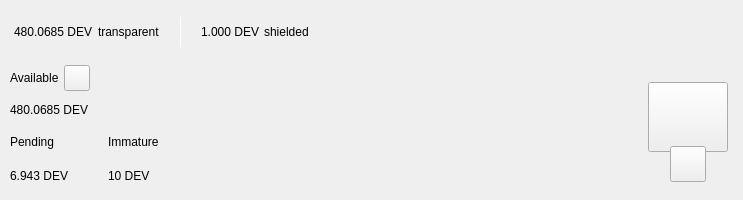
<?xml version="1.0" encoding="UTF-8"?>
<ui version="4.0">
 <class>TopBar</class>
 <widget class="QWidget" name="TopBar">
  <property name="geometry">
   <rect>
    <x>0</x>
    <y>0</y>
    <width>734</width>
    <height>200</height>
   </rect>
  </property>
  <property name="minimumSize">
   <size>
    <width>0</width>
    <height>200</height>
   </size>
  </property>
  <property name="maximumSize">
   <size>
    <width>16777215</width>
    <height>200</height>
   </size>
  </property>
  <property name="windowTitle">
   <string>Form</string>
  </property>
  <layout class="QVBoxLayout" name="verticalLayout_10" stretch="0">
   <property name="spacing">
    <number>0</number>
   </property>
   <property name="leftMargin">
    <number>0</number>
   </property>
   <property name="topMargin">
    <number>0</number>
   </property>
   <property name="rightMargin">
    <number>0</number>
   </property>
   <property name="bottomMargin">
    <number>0</number>
   </property>
   <item>
    <widget class="PFBorderImage" name="containerTop">
     <layout class="QVBoxLayout" name="verticalLayout_11">
      <property name="spacing">
       <number>0</number>
      </property>
      <property name="leftMargin">
       <number>0</number>
      </property>
      <property name="topMargin">
       <number>0</number>
      </property>
      <property name="rightMargin">
       <number>0</number>
      </property>
      <property name="bottomMargin">
       <number>0</number>
      </property>
      <item>
       <widget class="QWidget" name="top_container_2" native="true">
        <property name="minimumSize">
         <size>
          <width>0</width>
          <height>65</height>
         </size>
        </property>
        <layout class="QHBoxLayout" name="top_container">
         <property name="spacing">
          <number>0</number>
         </property>
         <property name="leftMargin">
          <number>14</number>
         </property>
         <property name="topMargin">
          <number>0</number>
         </property>
         <property name="rightMargin">
          <number>14</number>
         </property>
         <property name="bottomMargin">
          <number>0</number>
         </property>
         <item alignment="Qt::AlignVCenter">
          <widget class="QWidget" name="widgetTopAmount" native="true">
           <property name="sizePolicy">
            <sizepolicy hsizetype="Preferred" vsizetype="Maximum">
             <horstretch>0</horstretch>
             <verstretch>0</verstretch>
            </sizepolicy>
           </property>
           <layout class="QHBoxLayout" name="horizontalLayout_5">
            <property name="spacing">
             <number>5</number>
            </property>
            <property name="leftMargin">
             <number>0</number>
            </property>
            <property name="topMargin">
             <number>0</number>
            </property>
            <property name="rightMargin">
             <number>0</number>
            </property>
            <property name="bottomMargin">
             <number>0</number>
            </property>
            <item alignment="Qt::AlignTop">
             <widget class="QLabel" name="labelAmountTopDeviant">
              <property name="minimumSize">
               <size>
                <width>0</width>
                <height>36</height>
               </size>
              </property>
              <property name="styleSheet">
               <string notr="true">padding:0px;margin:0px;</string>
              </property>
              <property name="text">
               <string notr="true">480.0685 DEV</string>
              </property>
             </widget>
            </item>
            <item>
             <widget class="QLabel" name="labelTrans">
              <property name="text">
               <string>transparent</string>
              </property>
             </widget>
            </item>
            <item>
             <spacer name="horizontalSpacer_11">
              <property name="orientation">
               <enum>Qt::Horizontal</enum>
              </property>
              <property name="sizeType">
               <enum>QSizePolicy::Fixed</enum>
              </property>
              <property name="sizeHint" stdset="0">
               <size>
                <width>15</width>
                <height>20</height>
               </size>
              </property>
             </spacer>
            </item>
            <item alignment="Qt::AlignVCenter">
             <widget class="QLabel" name="typeSpacerTop">
              <property name="minimumSize">
               <size>
                <width>1</width>
                <height>30</height>
               </size>
              </property>
              <property name="maximumSize">
               <size>
                <width>1</width>
                <height>30</height>
               </size>
              </property>
              <property name="styleSheet">
               <string notr="true">background-color:white;
padding:0px;
border:none;</string>
              </property>
              <property name="text">
               <string/>
              </property>
             </widget>
            </item>
            <item>
             <spacer name="horizontalSpacer_12">
              <property name="orientation">
               <enum>Qt::Horizontal</enum>
              </property>
              <property name="sizeType">
               <enum>QSizePolicy::Fixed</enum>
              </property>
              <property name="sizeHint" stdset="0">
               <size>
                <width>15</width>
                <height>20</height>
               </size>
              </property>
             </spacer>
            </item>
            <item alignment="Qt::AlignTop">
             <widget class="QLabel" name="labelAmountTopShieldedDeviant">
              <property name="minimumSize">
               <size>
                <width>0</width>
                <height>36</height>
               </size>
              </property>
              <property name="text">
               <string notr="true">1.000 DEV</string>
              </property>
             </widget>
            </item>
            <item>
             <widget class="QLabel" name="labelShield">
              <property name="text">
               <string>shielded</string>
              </property>
             </widget>
            </item>
           </layout>
          </widget>
         </item>
         <item>
          <spacer name="horizontalSpacer">
           <property name="orientation">
            <enum>Qt::Horizontal</enum>
           </property>
           <property name="sizeHint" stdset="0">
            <size>
             <width>40</width>
             <height>20</height>
            </size>
           </property>
          </spacer>
         </item>
         <item>
          <layout class="QHBoxLayout" name="horizontalLayout_4">
           <property name="spacing">
            <number>12</number>
           </property>
           <property name="rightMargin">
            <number>0</number>
           </property>
           <item alignment="Qt::AlignRight">
            <widget class="QWidget" name="layoutSync" native="true">
             <property name="minimumSize">
              <size>
               <width>0</width>
               <height>36</height>
              </size>
             </property>
             <property name="maximumSize">
              <size>
               <width>16777215</width>
               <height>36</height>
              </size>
             </property>
             <layout class="QVBoxLayout" name="verticalLayout_9">
              <property name="leftMargin">
               <number>0</number>
              </property>
              <property name="topMargin">
               <number>0</number>
              </property>
              <property name="rightMargin">
               <number>0</number>
              </property>
              <property name="bottomMargin">
               <number>0</number>
              </property>
              <item>
               <widget class="ExpandableButton" name="pushButtonSync" native="true">
                <property name="minimumSize">
                 <size>
                  <width>36</width>
                  <height>36</height>
                 </size>
                </property>
                <property name="maximumSize">
                 <size>
                  <width>16777215</width>
                  <height>36</height>
                 </size>
                </property>
               </widget>
              </item>
             </layout>
            </widget>
           </item>
           <item>
            <widget class="ExpandableButton" name="pushButtonHDUpgrade" native="true">
             <property name="minimumSize">
              <size>
               <width>36</width>
               <height>36</height>
              </size>
             </property>
            </widget>
           </item>
           <item>
            <widget class="ExpandableButton" name="pushButtonStack" native="true">
             <property name="minimumSize">
              <size>
               <width>36</width>
               <height>36</height>
              </size>
             </property>
            </widget>
           </item>
           <item>
            <widget class="ExpandableButton" name="pushButtonColdStaking" native="true">
             <property name="minimumSize">
              <size>
               <width>36</width>
               <height>36</height>
              </size>
             </property>
            </widget>
           </item>
           <item>
            <widget class="ExpandableButton" name="pushButtonConnection" native="true">
             <property name="minimumSize">
              <size>
               <width>36</width>
               <height>36</height>
              </size>
             </property>
            </widget>
           </item>
           <item>
            <widget class="ExpandableButton" name="pushButtonTor" native="true">
             <property name="minimumSize">
              <size>
               <width>36</width>
               <height>36</height>
              </size>
             </property>
            </widget>
           </item>
           <item>
            <widget class="ExpandableButton" name="pushButtonLock" native="true">
             <property name="sizePolicy">
              <sizepolicy hsizetype="Expanding" vsizetype="Expanding">
               <horstretch>0</horstretch>
               <verstretch>0</verstretch>
              </sizepolicy>
             </property>
             <property name="minimumSize">
              <size>
               <width>36</width>
               <height>0</height>
              </size>
             </property>
            </widget>
           </item>
           <item>
            <widget class="ExpandableButton" name="pushButtonTheme" native="true">
             <property name="minimumSize">
              <size>
               <width>36</width>
               <height>36</height>
              </size>
             </property>
             <property name="maximumSize">
              <size>
               <width>16777215</width>
               <height>36</height>
              </size>
             </property>
            </widget>
           </item>
           <item>
            <widget class="ExpandableButton" name="pushButtonFAQ" native="true">
             <property name="minimumSize">
              <size>
               <width>36</width>
               <height>36</height>
              </size>
             </property>
            </widget>
           </item>
          </layout>
         </item>
        </layout>
       </widget>
      </item>
      <item>
       <widget class="QWidget" name="bottom_container" native="true">
        <property name="minimumSize">
         <size>
          <width>0</width>
          <height>135</height>
         </size>
        </property>
        <layout class="QHBoxLayout" name="botton_container">
         <property name="leftMargin">
          <number>10</number>
         </property>
         <property name="topMargin">
          <number>0</number>
         </property>
         <property name="rightMargin">
          <number>10</number>
         </property>
         <property name="bottomMargin">
          <number>10</number>
         </property>
         <item>
          <layout class="QVBoxLayout" name="verticalLayout_7">
           <property name="spacing">
            <number>0</number>
           </property>
           <property name="leftMargin">
            <number>0</number>
           </property>
           <property name="rightMargin">
            <number>30</number>
           </property>
           <item>
            <layout class="QVBoxLayout" name="verticalLayout_2">
             <item>
              <layout class="QHBoxLayout" name="horizontalLayoutContainerAvailable">
               <property name="spacing">
                <number>5</number>
               </property>
               <item>
                <widget class="QLabel" name="labelTitle1">
                 <property name="text">
                  <string>Available</string>
                 </property>
                </widget>
               </item>
               <item>
                <widget class="QPushButton" name="pushButtonBalanceInfo">
                 <property name="minimumSize">
                  <size>
                   <width>26</width>
                   <height>26</height>
                  </size>
                 </property>
                 <property name="maximumSize">
                  <size>
                   <width>26</width>
                   <height>26</height>
                  </size>
                 </property>
                 <property name="mouseTracking">
                  <bool>true</bool>
                 </property>
                 <property name="focusPolicy">
                  <enum>Qt::NoFocus</enum>
                 </property>
                 <property name="text">
                  <string notr="true"/>
                 </property>
                 <property name="iconSize">
                  <size>
                   <width>24</width>
                   <height>24</height>
                  </size>
                 </property>
                 <property name="shortcut">
                  <string notr="true"/>
                 </property>
                </widget>
               </item>
               <item>
                <spacer name="horizontalSpacer_4">
                 <property name="orientation">
                  <enum>Qt::Horizontal</enum>
                 </property>
                 <property name="sizeType">
                  <enum>QSizePolicy::MinimumExpanding</enum>
                 </property>
                 <property name="sizeHint" stdset="0">
                  <size>
                   <width>20</width>
                   <height>20</height>
                  </size>
                 </property>
                </spacer>
               </item>
              </layout>
             </item>
             <item>
              <widget class="QLabel" name="labelAmountDeviant">
               <property name="text">
                <string notr="true">480.0685 DEV</string>
               </property>
              </widget>
             </item>
            </layout>
           </item>
           <item>
            <widget class="QWidget" name="container_imm_pend" native="true">
             <layout class="QHBoxLayout" name="horizontalLayout_2">
              <property name="spacing">
               <number>0</number>
              </property>
              <property name="leftMargin">
               <number>0</number>
              </property>
              <property name="topMargin">
               <number>0</number>
              </property>
              <property name="rightMargin">
               <number>0</number>
              </property>
              <property name="bottomMargin">
               <number>0</number>
              </property>
              <item alignment="Qt::AlignLeft">
               <widget class="QWidget" name="container_pending" native="true">
                <property name="sizePolicy">
                 <sizepolicy hsizetype="Minimum" vsizetype="Preferred">
                  <horstretch>0</horstretch>
                  <verstretch>0</verstretch>
                 </sizepolicy>
                </property>
                <layout class="QVBoxLayout" name="verticalLayout_3">
                 <property name="leftMargin">
                  <number>0</number>
                 </property>
                 <property name="topMargin">
                  <number>0</number>
                 </property>
                 <property name="rightMargin">
                  <number>0</number>
                 </property>
                 <property name="bottomMargin">
                  <number>0</number>
                 </property>
                 <item>
                  <widget class="QLabel" name="labelTitle3">
                   <property name="text">
                    <string>Pending</string>
                   </property>
                  </widget>
                 </item>
                 <item>
                  <widget class="QLabel" name="labelPendingDeviant">
                   <property name="text">
                    <string notr="true">6.943 DEV</string>
                   </property>
                  </widget>
                 </item>
                </layout>
               </widget>
              </item>
              <item>
               <spacer name="horizontalSpacer_3">
                <property name="orientation">
                 <enum>Qt::Horizontal</enum>
                </property>
                <property name="sizeType">
                 <enum>QSizePolicy::Fixed</enum>
                </property>
                <property name="sizeHint" stdset="0">
                 <size>
                  <width>40</width>
                  <height>20</height>
                 </size>
                </property>
               </spacer>
              </item>
              <item alignment="Qt::AlignLeft">
               <widget class="QWidget" name="container_immature" native="true">
                <property name="sizePolicy">
                 <sizepolicy hsizetype="Minimum" vsizetype="Preferred">
                  <horstretch>0</horstretch>
                  <verstretch>0</verstretch>
                 </sizepolicy>
                </property>
                <layout class="QVBoxLayout" name="verticalLayout_4">
                 <property name="leftMargin">
                  <number>0</number>
                 </property>
                 <property name="topMargin">
                  <number>0</number>
                 </property>
                 <property name="rightMargin">
                  <number>0</number>
                 </property>
                 <property name="bottomMargin">
                  <number>0</number>
                 </property>
                 <item>
                  <widget class="QLabel" name="labelTitle4">
                   <property name="text">
                    <string>Immature</string>
                   </property>
                  </widget>
                 </item>
                 <item>
                  <widget class="QLabel" name="labelImmatureDeviant">
                   <property name="text">
                    <string notr="true">10 DEV</string>
                   </property>
                  </widget>
                 </item>
                </layout>
               </widget>
              </item>
              <item>
               <spacer name="horizontalSpacer_5">
                <property name="orientation">
                 <enum>Qt::Horizontal</enum>
                </property>
                <property name="sizeHint" stdset="0">
                 <size>
                  <width>40</width>
                  <height>20</height>
                 </size>
                </property>
               </spacer>
              </item>
             </layout>
            </widget>
           </item>
          </layout>
         </item>
         <item>
          <spacer name="horizontalSpacer_2">
           <property name="orientation">
            <enum>Qt::Horizontal</enum>
           </property>
           <property name="sizeHint" stdset="0">
            <size>
             <width>40</width>
             <height>20</height>
            </size>
           </property>
          </spacer>
         </item>
         <item alignment="Qt::AlignHCenter|Qt::AlignVCenter">
          <widget class="QWidget" name="qrContainer" native="true">
           <property name="sizePolicy">
            <sizepolicy hsizetype="Preferred" vsizetype="Minimum">
             <horstretch>0</horstretch>
             <verstretch>0</verstretch>
            </sizepolicy>
           </property>
           <property name="minimumSize">
            <size>
             <width>90</width>
             <height>110</height>
            </size>
           </property>
           <property name="maximumSize">
            <size>
             <width>90</width>
             <height>110</height>
            </size>
           </property>
           <layout class="QVBoxLayout" name="containerQR">
            <property name="spacing">
             <number>0</number>
            </property>
            <property name="leftMargin">
             <number>5</number>
            </property>
            <property name="topMargin">
             <number>10</number>
            </property>
            <property name="rightMargin">
             <number>5</number>
            </property>
            <property name="bottomMargin">
             <number>0</number>
            </property>
            <item>
             <widget class="QPushButton" name="btnQr">
              <property name="minimumSize">
               <size>
                <width>70</width>
                <height>70</height>
               </size>
              </property>
              <property name="maximumSize">
               <size>
                <width>16777215</width>
                <height>70</height>
               </size>
              </property>
              <property name="focusPolicy">
               <enum>Qt::NoFocus</enum>
              </property>
              <property name="text">
               <string/>
              </property>
              <property name="iconSize">
               <size>
                <width>70</width>
                <height>70</height>
               </size>
              </property>
             </widget>
            </item>
            <item>
             <spacer name="verticalSpacer">
              <property name="orientation">
               <enum>Qt::Vertical</enum>
              </property>
              <property name="sizeType">
               <enum>QSizePolicy::Fixed</enum>
              </property>
              <property name="sizeHint" stdset="0">
               <size>
                <width>20</width>
                <height>20</height>
               </size>
              </property>
             </spacer>
            </item>
            <item alignment="Qt::AlignHCenter|Qt::AlignBottom">
             <widget class="QPushButton" name="pushButtonQR">
              <property name="minimumSize">
               <size>
                <width>36</width>
                <height>36</height>
               </size>
              </property>
              <property name="maximumSize">
               <size>
                <width>36</width>
                <height>36</height>
               </size>
              </property>
              <property name="focusPolicy">
               <enum>Qt::NoFocus</enum>
              </property>
              <property name="text">
               <string/>
              </property>
             </widget>
            </item>
           </layout>
          </widget>
         </item>
        </layout>
       </widget>
      </item>
     </layout>
    </widget>
   </item>
  </layout>
 </widget>
 <customwidgets>
  <customwidget>
   <class>ExpandableButton</class>
   <extends>QWidget</extends>
   <header>qt/deviant/expandablebutton.h</header>
   <container>1</container>
  </customwidget>
  <customwidget>
   <class>PFBorderImage</class>
   <extends>QFrame</extends>
   <header>qt/deviant/pfborderimage.h</header>
   <container>1</container>
  </customwidget>
 </customwidgets>
 <resources/>
 <connections/>
</ui>
